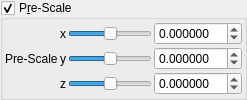
    <widget class="MyGroupBox" name="groupCheck_transf_function_enabled_false">
     <property name="toolTip">
      <string/>
     </property>
     <property name="title">
      <string>P&amp;re-Scale</string>
     </property>
     <property name="checkable">
      <bool>true</bool>
     </property>
     <layout class="QVBoxLayout" name="verticalLayout_49">
      <property name="spacing">
       <number>2</number>
      </property>
      <property name="leftMargin">
       <number>2</number>
      </property>
      <property name="topMargin">
       <number>2</number>
      </property>
      <property name="rightMargin">
       <number>2</number>
      </property>
      <property name="bottomMargin">
       <number>2</number>
      </property>
      <item>
       <layout class="QGridLayout" name="gridLayout_23">
        <property name="spacing">
         <number>2</number>
        </property>
        <item row="0" column="2">
         <widget class="QSlider" name="slider3_transf_scale3D_111_x">
          <property name="sizePolicy">
           <sizepolicy hsizetype="Expanding" vsizetype="Maximum">
            <horstretch>0</horstretch>
            <verstretch>0</verstretch>
           </sizepolicy>
          </property>
          <property name="minimum">
           <number>-5000000</number>
          </property>
          <property name="maximum">
           <number>5000000</number>
          </property>
          <property name="orientation">
           <enum>Qt::Horizontal</enum>
          </property>
         </widget>
        </item>
        <item row="0" column="3">
         <widget class="MyDoubleSpinBox" name="spinbox3_transf_scale3D_111_x">
          <property name="sizePolicy">
           <sizepolicy hsizetype="Minimum" vsizetype="Maximum">
            <horstretch>0</horstretch>
            <verstretch>0</verstretch>
           </sizepolicy>
          </property>
          <property name="prefix">
           <string/>
          </property>
          <property name="decimals">
           <number>6</number>
          </property>
          <property name="minimum">
           <double>-99.989999999999995</double>
          </property>
          <property name="singleStep">
           <double>0.100000000000000</double>
          </property>
         </widget>
        </item>
        <item row="1" column="3">
         <widget class="MyDoubleSpinBox" name="spinbox3_transf_scale3D_111_y">
          <property name="sizePolicy">
           <sizepolicy hsizetype="Minimum" vsizetype="Maximum">
            <horstretch>0</horstretch>
            <verstretch>0</verstretch>
           </sizepolicy>
          </property>
          <property name="decimals">
           <number>6</number>
          </property>
          <property name="minimum">
           <double>-99.989999999999995</double>
          </property>
          <property name="maximum">
           <double>99.989999999999995</double>
          </property>
          <property name="singleStep">
           <double>0.100000000000000</double>
          </property>
         </widget>
        </item>
        <item row="2" column="3">
         <widget class="MyDoubleSpinBox" name="spinbox3_transf_scale3D_111_z">
          <property name="sizePolicy">
           <sizepolicy hsizetype="Minimum" vsizetype="Maximum">
            <horstretch>0</horstretch>
            <verstretch>0</verstretch>
           </sizepolicy>
          </property>
          <property name="decimals">
           <number>6</number>
          </property>
          <property name="minimum">
           <double>-99.989999999999995</double>
          </property>
          <property name="maximum">
           <double>99.989999999999995</double>
          </property>
          <property name="singleStep">
           <double>0.100000000000000</double>
          </property>
         </widget>
        </item>
        <item row="0" column="1">
         <widget class="QLabel" name="label_120">
          <property name="text">
           <string notr="true">x</string>
          </property>
         </widget>
        </item>
        <item row="1" column="0">
         <widget class="QLabel" name="label_124">
          <property name="text">
           <string>Pre-Scale</string>
          </property>
         </widget>
        </item>
        <item row="1" column="2">
         <widget class="QSlider" name="slider3_transf_scale3D_111_y">
          <property name="sizePolicy">
           <sizepolicy hsizetype="Expanding" vsizetype="Maximum">
            <horstretch>0</horstretch>
            <verstretch>0</verstretch>
           </sizepolicy>
          </property>
          <property name="minimum">
           <number>-5000000</number>
          </property>
          <property name="maximum">
           <number>5000000</number>
          </property>
          <property name="orientation">
           <enum>Qt::Horizontal</enum>
          </property>
         </widget>
        </item>
        <item row="2" column="1">
         <widget class="QLabel" name="label_123">
          <property name="text">
           <string notr="true">z</string>
          </property>
         </widget>
        </item>
        <item row="1" column="1">
         <widget class="QLabel" name="label_121">
          <property name="text">
           <string notr="true">y</string>
          </property>
         </widget>
        </item>
        <item row="2" column="2">
         <widget class="QSlider" name="slider3_transf_scale3D_111_z">
          <property name="sizePolicy">
           <sizepolicy hsizetype="Expanding" vsizetype="Maximum">
            <horstretch>0</horstretch>
            <verstretch>0</verstretch>
           </sizepolicy>
          </property>
          <property name="minimum">
           <number>-5000000</number>
          </property>
          <property name="maximum">
           <number>5000000</number>
          </property>
          <property name="orientation">
           <enum>Qt::Horizontal</enum>
          </property>
         </widget>
        </item>
       </layout>
      </item>
     </layout>
    </widget>
